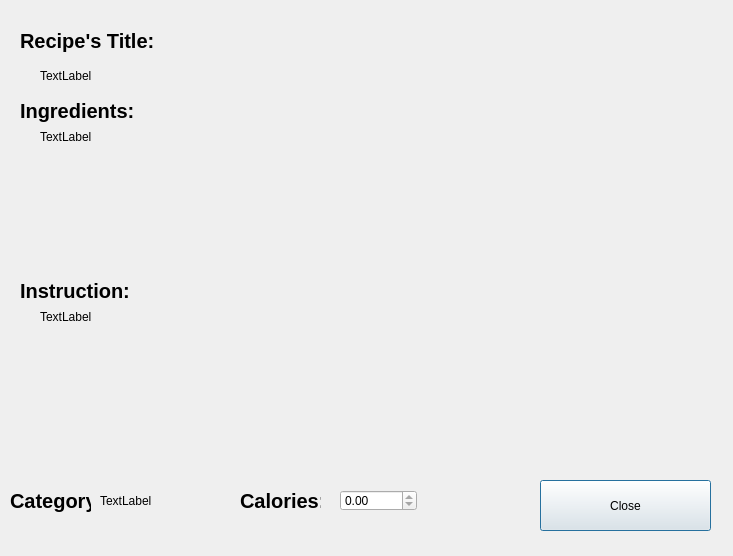
<?xml version="1.0" encoding="UTF-8"?>
<ui version="4.0">
 <class>confirmation</class>
 <widget class="QDialog" name="confirmation">
  <property name="geometry">
   <rect>
    <x>0</x>
    <y>0</y>
    <width>733</width>
    <height>556</height>
   </rect>
  </property>
  <property name="windowTitle">
   <string>Dialog</string>
  </property>
  <widget class="QPushButton" name="closeButton">
   <property name="geometry">
    <rect>
     <x>540</x>
     <y>480</y>
     <width>171</width>
     <height>51</height>
    </rect>
   </property>
   <property name="text">
    <string>Close</string>
   </property>
  </widget>
  <widget class="QLabel" name="titleLabel">
   <property name="geometry">
    <rect>
     <x>20</x>
     <y>20</y>
     <width>241</width>
     <height>41</height>
    </rect>
   </property>
   <property name="font">
    <font>
     <pointsize>15</pointsize>
     <bold>true</bold>
    </font>
   </property>
   <property name="text">
    <string>Recipe's Title:</string>
   </property>
  </widget>
  <widget class="QLabel" name="nameLabel">
   <property name="geometry">
    <rect>
     <x>40</x>
     <y>60</y>
     <width>151</width>
     <height>31</height>
    </rect>
   </property>
   <property name="text">
    <string>TextLabel</string>
   </property>
  </widget>
  <widget class="QLabel" name="instructionTitleLabel">
   <property name="geometry">
    <rect>
     <x>20</x>
     <y>270</y>
     <width>241</width>
     <height>41</height>
    </rect>
   </property>
   <property name="font">
    <font>
     <pointsize>15</pointsize>
     <bold>true</bold>
    </font>
   </property>
   <property name="text">
    <string>Instruction:</string>
   </property>
  </widget>
  <widget class="QLabel" name="instructionLabel">
   <property name="geometry">
    <rect>
     <x>40</x>
     <y>310</y>
     <width>651</width>
     <height>131</height>
    </rect>
   </property>
   <property name="text">
    <string>TextLabel</string>
   </property>
   <property name="alignment">
    <set>Qt::AlignLeading|Qt::AlignLeft|Qt::AlignTop</set>
   </property>
  </widget>
  <widget class="QLabel" name="ingredientTitleLabel">
   <property name="geometry">
    <rect>
     <x>20</x>
     <y>90</y>
     <width>241</width>
     <height>41</height>
    </rect>
   </property>
   <property name="font">
    <font>
     <pointsize>15</pointsize>
     <bold>true</bold>
    </font>
   </property>
   <property name="text">
    <string>Ingredients:</string>
   </property>
  </widget>
  <widget class="QLabel" name="ingredientsLabel">
   <property name="geometry">
    <rect>
     <x>40</x>
     <y>130</y>
     <width>651</width>
     <height>131</height>
    </rect>
   </property>
   <property name="text">
    <string>TextLabel</string>
   </property>
   <property name="alignment">
    <set>Qt::AlignLeading|Qt::AlignLeft|Qt::AlignTop</set>
   </property>
  </widget>
  <widget class="QLabel" name="categoryTitleLabel">
   <property name="geometry">
    <rect>
     <x>10</x>
     <y>480</y>
     <width>81</width>
     <height>41</height>
    </rect>
   </property>
   <property name="font">
    <font>
     <pointsize>15</pointsize>
     <bold>true</bold>
    </font>
   </property>
   <property name="text">
    <string>Category:</string>
   </property>
  </widget>
  <widget class="QLabel" name="categoryLabel">
   <property name="geometry">
    <rect>
     <x>100</x>
     <y>480</y>
     <width>131</width>
     <height>41</height>
    </rect>
   </property>
   <property name="text">
    <string>TextLabel</string>
   </property>
   <property name="alignment">
    <set>Qt::AlignLeading|Qt::AlignLeft|Qt::AlignVCenter</set>
   </property>
  </widget>
  <widget class="QLabel" name="caloriesTitleLabel">
   <property name="geometry">
    <rect>
     <x>240</x>
     <y>480</y>
     <width>81</width>
     <height>41</height>
    </rect>
   </property>
   <property name="font">
    <font>
     <pointsize>15</pointsize>
     <bold>true</bold>
    </font>
   </property>
   <property name="text">
    <string>Calories:</string>
   </property>
  </widget>
  <widget class="QDoubleSpinBox" name="caloriesDoubleSpinBox">
   <property name="geometry">
    <rect>
     <x>340</x>
     <y>490</y>
     <width>77</width>
     <height>21</height>
    </rect>
   </property>
   <property name="readOnly">
    <bool>true</bool>
   </property>
   <property name="maximum">
    <double>10000.000000000000000</double>
   </property>
  </widget>
 </widget>
 <resources/>
 <connections/>
</ui>
